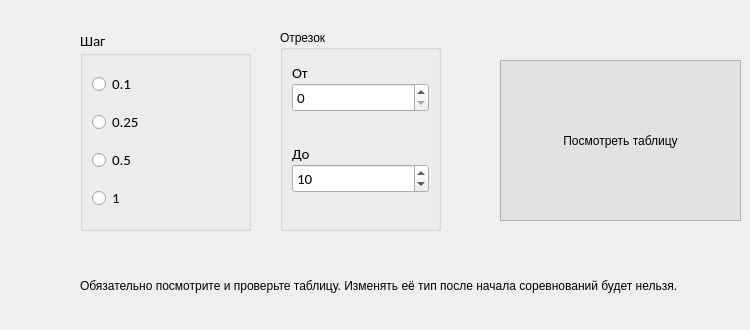
     <widget class="QWidget" name="tab_4">
      <attribute name="title">
       <string>Оценка</string>
      </attribute>
      <widget class="QGroupBox" name="groupBox_7">
       <property name="geometry">
        <rect>
         <x>80</x>
         <y>30</y>
         <width>171</width>
         <height>201</height>
        </rect>
       </property>
       <property name="font">
        <font>
         <family>Calibri</family>
         <pointsize>11</pointsize>
        </font>
       </property>
       <property name="title">
        <string>Шаг</string>
       </property>
       <layout class="QVBoxLayout" name="verticalLayout_9">
        <item>
         <widget class="QRadioButton" name="step_01">
          <property name="font">
           <font>
            <family>Calibri</family>
            <pointsize>11</pointsize>
           </font>
          </property>
          <property name="text">
           <string>0.1</string>
          </property>
         </widget>
        </item>
        <item>
         <widget class="QRadioButton" name="step_025">
          <property name="font">
           <font>
            <family>Calibri</family>
            <pointsize>11</pointsize>
           </font>
          </property>
          <property name="text">
           <string>0.25</string>
          </property>
         </widget>
        </item>
        <item>
         <widget class="QRadioButton" name="step_05">
          <property name="font">
           <font>
            <family>Calibri</family>
            <pointsize>11</pointsize>
           </font>
          </property>
          <property name="text">
           <string>0.5</string>
          </property>
         </widget>
        </item>
        <item>
         <widget class="QRadioButton" name="step_1">
          <property name="font">
           <font>
            <family>Calibri</family>
            <pointsize>11</pointsize>
           </font>
          </property>
          <property name="text">
           <string>1</string>
          </property>
         </widget>
        </item>
       </layout>
      </widget>
      <widget class="QGroupBox" name="groupBox_8">
       <property name="geometry">
        <rect>
         <x>280</x>
         <y>30</y>
         <width>161</width>
         <height>201</height>
        </rect>
       </property>
       <property name="title">
        <string>Отрезок</string>
       </property>
       <layout class="QVBoxLayout" name="verticalLayout_10">
        <item>
         <layout class="QVBoxLayout" name="verticalLayout_11">
          <property name="spacing">
           <number>0</number>
          </property>
          <property name="bottomMargin">
           <number>22</number>
          </property>
          <item>
           <widget class="QLabel" name="label_9">
            <property name="sizePolicy">
             <sizepolicy hsizetype="Fixed" vsizetype="Fixed">
              <horstretch>0</horstretch>
              <verstretch>0</verstretch>
             </sizepolicy>
            </property>
            <property name="font">
             <font>
              <family>Calibri</family>
              <pointsize>11</pointsize>
             </font>
            </property>
            <property name="text">
             <string>От</string>
            </property>
           </widget>
          </item>
          <item>
           <widget class="QSpinBox" name="from_le">
            <property name="font">
             <font>
              <family>Calibri</family>
              <pointsize>11</pointsize>
             </font>
            </property>
           </widget>
          </item>
         </layout>
        </item>
        <item>
         <layout class="QVBoxLayout" name="verticalLayout_12">
          <property name="spacing">
           <number>0</number>
          </property>
          <property name="bottomMargin">
           <number>22</number>
          </property>
          <item>
           <widget class="QLabel" name="label_10">
            <property name="sizePolicy">
             <sizepolicy hsizetype="Fixed" vsizetype="Fixed">
              <horstretch>0</horstretch>
              <verstretch>0</verstretch>
             </sizepolicy>
            </property>
            <property name="font">
             <font>
              <family>Calibri</family>
              <pointsize>11</pointsize>
             </font>
            </property>
            <property name="text">
             <string>До</string>
            </property>
           </widget>
          </item>
          <item>
           <widget class="QSpinBox" name="to_le">
            <property name="font">
             <font>
              <family>Calibri</family>
              <pointsize>11</pointsize>
             </font>
            </property>
            <property name="value">
             <number>10</number>
            </property>
           </widget>
          </item>
         </layout>
        </item>
       </layout>
      </widget>
      <widget class="QPushButton" name="generate_table">
       <property name="geometry">
        <rect>
         <x>500</x>
         <y>60</y>
         <width>241</width>
         <height>161</height>
        </rect>
       </property>
       <property name="font">
        <font/>
       </property>
       <property name="toolTip">
        <string>&lt;html&gt;&lt;head/&gt;&lt;body&gt;&lt;p&gt;Для активации функции необходимо:&lt;/p&gt;&lt;p&gt;1) Все участники распределены по категориям&lt;/p&gt;&lt;p&gt;2)Сгенерирована таблица оценивания участника&lt;/p&gt;&lt;/body&gt;&lt;/html&gt;</string>
       </property>
       <property name="toolTipDuration">
        <number>1</number>
       </property>
       <property name="styleSheet">
        <string notr="true">QPushButton{
background-color: #e2e2e2;
border:1px solid #afafaf;
}
QPushButton:hover{
background-color: #E0F2FF;
border-color: #80C8FF;
}
QPushButton:pressed{
background-color: #C2E4FF;
border-color: #80C8FF;
}</string>
       </property>
       <property name="text">
        <string>Посмотреть таблицу</string>
       </property>
      </widget>
      <widget class="QLabel" name="label_11">
       <property name="geometry">
        <rect>
         <x>80</x>
         <y>250</y>
         <width>651</width>
         <height>71</height>
        </rect>
       </property>
       <property name="text">
        <string>Обязательно посмотрите и проверьте таблицу. Изменять её тип после начала соревнований будет нельзя.</string>
       </property>
       <property name="wordWrap">
        <bool>true</bool>
       </property>
      </widget>
     </widget>
